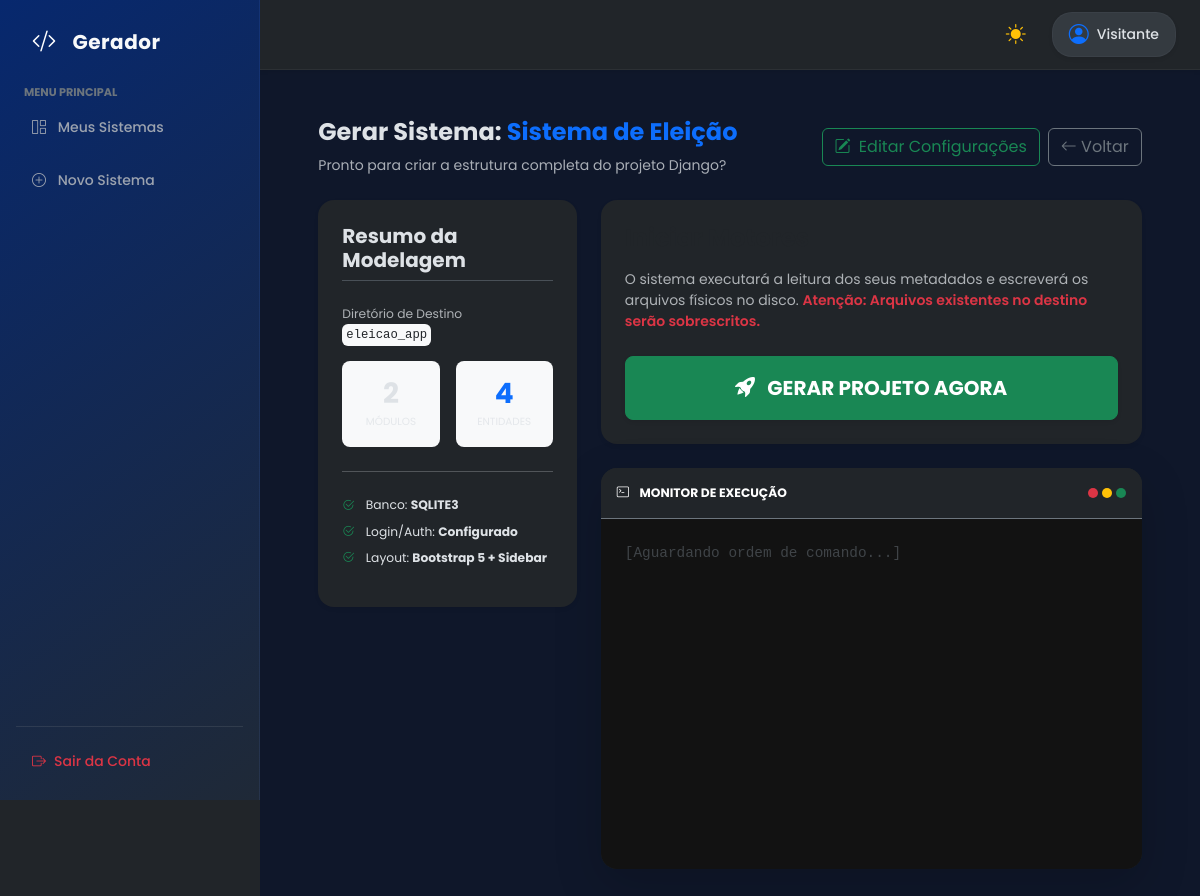
Page /gerar/3/ on the committed database.
### sistema/models.py (models this page shows, shortened)
class Sistema(models.Model):
    BD_CHOICES = [
        ('sqlite3', 'SQLite'),
        ('postgresql', 'PostgreSQL'), # Corrigido
        ('mysql', 'MySQL'),
        ('sqlserver', 'SQL Server'),
        ('oracle', 'Oracle'),
    ]
    MENU_CHOICES = [
        ('lateral', 'Menu Lateral (Sidebar)'),
        ('superior', 'Menu Superior (Navbar)'),
    ]
    nome = models.CharField(max_length=100, unique=True, verbose_name="Nome do Sistema")
    descricao = models.TextField(blank=True, verbose_name="Descrição")
    caminho_geracao = models.CharField(max_length=255, blank=True, verbose_name="Pasta onde gerar o projeto")
    banco_dados = models.CharField(max_length=50, choices=BD_CHOICES, default='sqlite3', verbose_name="Banco de dados")
    tipo_menu = models.CharField(max_length=20, choices=MENU_CHOICES, default='lateral', verbose_name="Estilo do Menu")
    usar_custom_user = models.BooleanField(default=True, verbose_name="Gerar Custom User Model?")
    gerar_api_rest = models.BooleanField(default=False, verbose_name="Configurar Django Rest Framework?")
    gerar_docker = models.BooleanField(default=False, verbose_name="Gerar Dockerfile e docker-compose?")
    class Meta:
        verbose_name = "Sistema"
        verbose_name_plural = "Sistemas"

### sistema/views.py (the view)
# urls.py: path('gerar/<int:pk>/', views.gerar_sistema_view, name='gerar_sistema'),
def gerar_sistema_view(request, pk):
    sistema = get_object_or_404(Sistema, pk=pk)
    total_entidades = Entidade.objects.filter(modulo__sistema=sistema).count()
    context = {
        'sistema': sistema,
        'total_entidades': total_entidades,
    }
    return render(request, 'sistema/gerar_sistema.html', context)

### sistema/templates/sistema/gerar_sistema.html (shortened to what this page needs)
{% extends 'base.html' %}
{% block content %}
<div class="container-fluid py-4" style="width:95%;">
  <div class="d-flex flex-column flex-md-row justify-content-between align-items-md-center mb-4 gap-3">
    <div>
      <h4 class="fw-bold">
        Gerar Sistema: <span class="text-primary">{{ sistema.nome }}</span>
      </h4>
      <p class="text-muted mb-0">
        Pronto para criar a estrutura completa do projeto Django?
      </p>
    </div>
    <div class="d-flex gap-2">
      <a href="{% url 'sistema:editar_sistema' sistema.pk %}" class="btn btn-outline-success">
        <i class="bi bi-pencil-square me-1"></i> Editar Configurações
      </a>
      <a href="{% url 'sistema:lista' %}" class="btn btn-outline-secondary">
        <i class="bi bi-arrow-left"></i> Voltar
      </a>
    </div>
  </div>
  <div class="row g-4">
    <div class="col-lg-4">
      <div class="card shadow-sm border-0 rounded-4 sticky-top" style="top:20px;">
        <div class="card-body p-4">
          <h5 class="card-title fw-bold mb-4 border-bottom pb-2">Resumo da Modelagem</h5>
          <div class="mb-3">
            <label class="small text-muted d-block">Diretório de Destino</label>
            <code class="text-break small text-dark bg-light p-1 rounded">
              {{ sistema.caminho_geracao|default:"Caminho não definido" }}
            </code>
          </div>
          <div class="row g-3">
            <div class="col-6">
              <div class="p-3 bg-light rounded-3 text-center">
                <h3 class="fw-bold mb-0">{{ sistema.modulos.count }}</h3>
                <small class="text-muted text-uppercase" style="font-size: 0.65rem;">Módulos</small>
              </div>
            </div>
            <div class="col-6">
              <div class="p-3 bg-light rounded-3 text-center">
                <h3 class="fw-bold mb-0 text-primary">{{ total_entidades|default:"0" }}</h3>
                <small class="text-muted text-uppercase" style="font-size: 0.65rem;">Entidades</small>
              </div>
            </div>
          </div>
          <hr class="my-4">
          <ul class="list-unstyled small">
            <li class="mb-2"><i class="bi bi-check2-circle text-success me-2"></i> Banco: <strong>{{ sistema.banco_dados|upper }}</strong></li>
            <li class="mb-2"><i class="bi bi-check2-circle text-success me-2"></i> Login/Auth: <strong>Configurado</strong></li>
            <li class="mb-2"><i class="bi bi-check2-circle text-success me-2"></i> Layout: <strong>Bootstrap 5 + Sidebar</strong></li>
          </ul>
        </div>
      </div>
    </div>
    <div class="col-lg-8">
      <div class="card shadow-sm border-0 rounded-4 mb-4">
        <div class="card-body p-4">
          <h4 class="fw-bold mb-3 text-dark">Iniciar Motores</h4>
          <p class="text-muted mb-4">
            O sistema executará a leitura dos seus metadados e escreverá os arquivos físicos no disco.
            <span class="text-danger fw-semibold">Atenção: Arquivos existentes no destino serão sobrescritos.</span>
          </p>
          <div class="d-grid gap-2">
            <button type="button"
                    id="btn-gerar"
                    onclick="iniciarGeracao({{ sistema.pk }})"
                    class="btn btn-success btn-lg shadow-sm py-3 fw-bold">
              <i class="bi bi-rocket-takeoff-fill me-2"></i>
              <span>GERAR PROJETO AGORA</span>
            </button>
          </div>
        </div>
      </div>
      <div class="card bg-dark border-0 rounded-4 shadow-lg overflow-hidden">
        <div class="card-header bg-dark border-secondary py-3 d-flex justify-content-between align-items-center">
          <span class="text-white small fw-bold"><i class="bi bi-terminal me-2"></i> MONITOR DE EXECUÇÃO</span>
          <div class="d-flex gap-1">
            <div class="bg-danger rounded-circle" style="width: 10px; height: 10px;"></div>
            <div class="bg-warning rounded-circle" style="width: 10px; height: 10px;"></div>
            <div class="bg-success rounded-circle" style="width: 10px; height: 10px;"></div>
          </div>
        </div>
        <div class="card-body p-0">
          <div id="log-monitor"
               style="height:350px; overflow-y:auto; font-family: 'Courier New', Courier, monospace; font-size:0.9rem; background-color: #121212;"
               class="p-4 text-success">
            <div class="text-secondary opacity-50">[Aguardando ordem de comando...]</div>
          </div>
        </div>
      </div>
    </div>
  </div>
</div>
{% endblock %}

### templates/base.html (style rules this page uses)
:root { --sidebar-width: 260px; }
body { font-family: "Poppins", sans-serif; -webkit-font-smoothing: antialiased; -moz-osx-font-smoothing: grayscale; font-size: 0.875rem; color: var(--bs-body-color); transition: background-color 0.3s ease, color 0.3s ease; }
h1, h2, h3, h4, h5, h6 { font-weight: 600; }

### rows in the picture
Sistema: nome "Sistema de Eleição", caminho_geracao "eleicao_app", modulos.count "2", banco_dados "SQLITE3"

### other values in the picture
{{ user.username|default:"Visitante" }} "Visitante"
{{ total_entidades|default:"0" }} "4"
